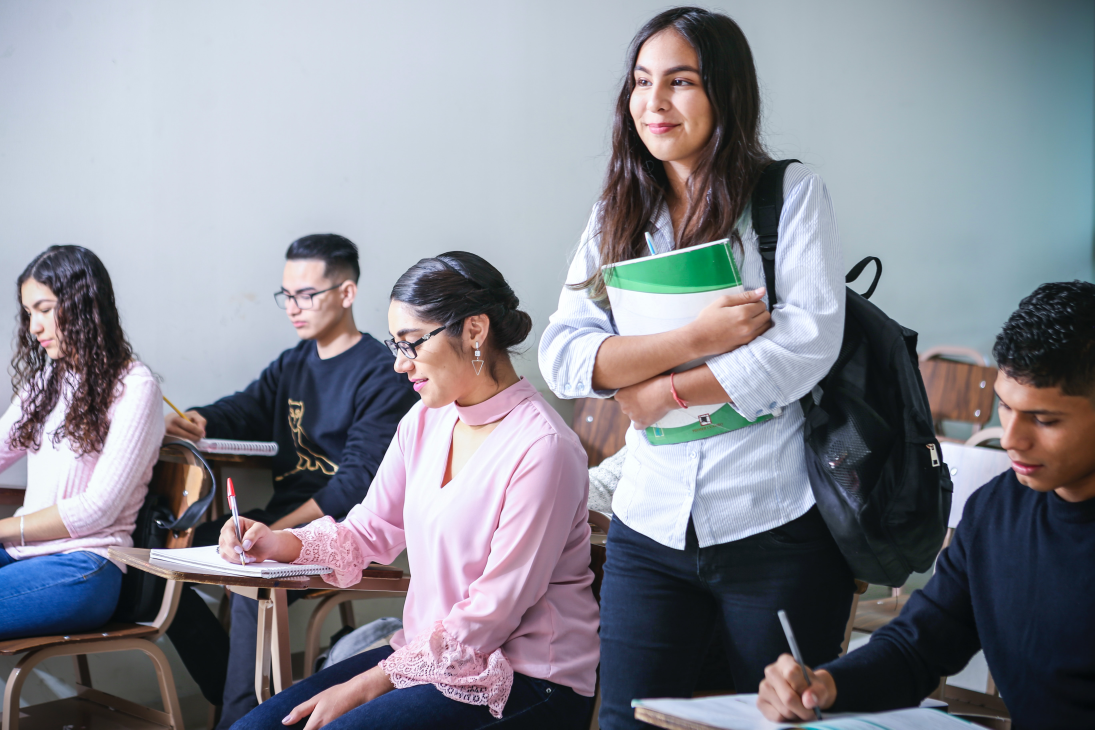
#> input picture miracle/Images/people.jpg, 5472 x 3648 px (shown at 1/5 size)
$ python face_detect.py
#> lines starting #> are read from the running program, lines starting #| are printed output that depends on the picture; after the words box and inside, x2 and y2 are one past the last pixel; in counts of white or black regions, pixels touching at a corner belong together
#> further down, img is the input picture: shape (3648, 5472, 3); mean B, G, R 145.6, 136.4, 135.2
# -*- coding: utf-8 -*-
"""
Created on Tue May 31 10:06:59 2022

@author: User
"""


import cv2 as cv

def rescale(frame, scale=0.1):
#> called with scale = 0.1
    width = int(frame.shape[1]*scale)
#> width = 547
    height = int(frame.shape[0]*scale)
#> height = 364
    dimension = (width,height)
#> dimension = (547, 364)

    return cv.resize(frame, dimension, cv.INTER_AREA)
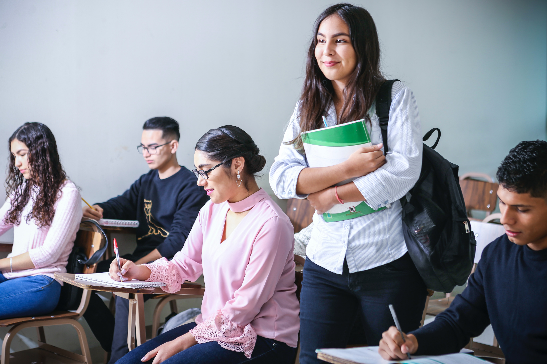
#> returned value: shape (364, 547, 3); mean of channels 0, 1, 2 145.5, 136.3, 135.1; drawn as B, G, R

img = cv.imread('Images/people.jpg')
img = rescale(img)
# cv.imshow('Image', img)

gray = cv.cvtColor(img, cv.COLOR_BGR2GRAY)
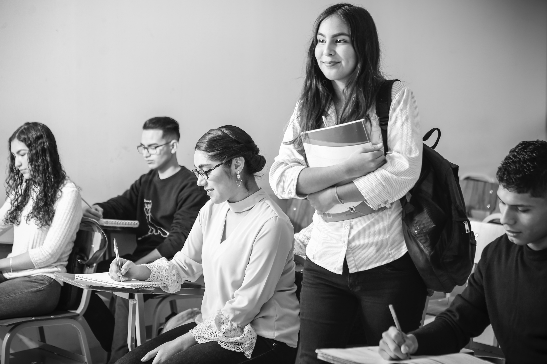
#> gray: shape (364, 547); min 4, max 255, mean 137
# cv.imshow('Gray Person', gray)

haar_cascade = cv.CascadeClassifier(cv.data.haarcascades + "haarcascade_frontalface_default.xml")

faces_rect = haar_cascade.detectMultiScale(gray, 1.1, 20)
#> faces_rect = [[304, 20, 55, 55]]

print(len(faces_rect))
#| 1

for (x,y,w,h) in faces_rect:
    cv.rectangle(img, (x,y), (x+w, y+h), (0,255,0), thickness=2)
#> this loop made 1 pass
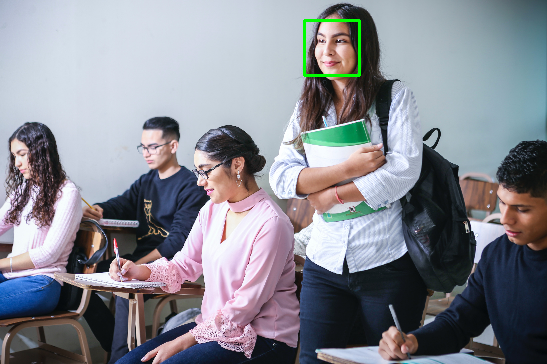
#> img: shape (364, 547, 3); 0.33% of pixels changed, all inside (x1, y1, x2, y2) = (303, 19, 361, 77)

cv.imshow('Detected face', img)
cv.waitKey(0)
